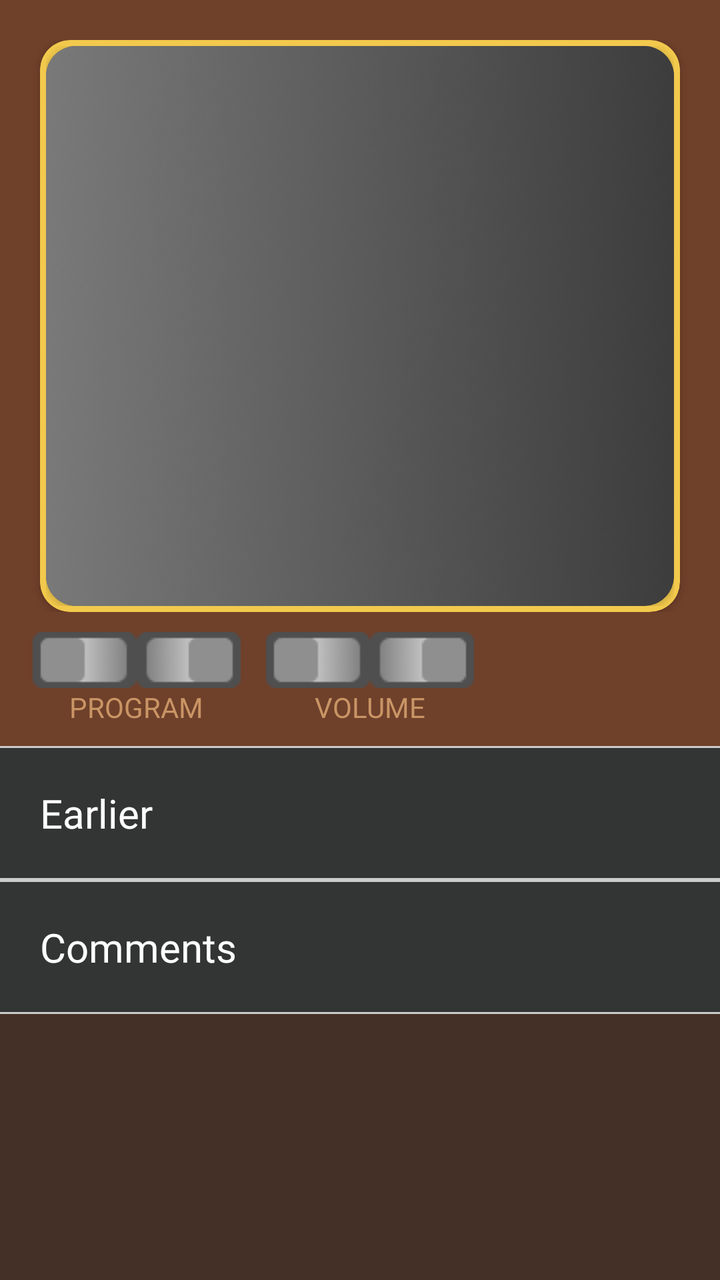
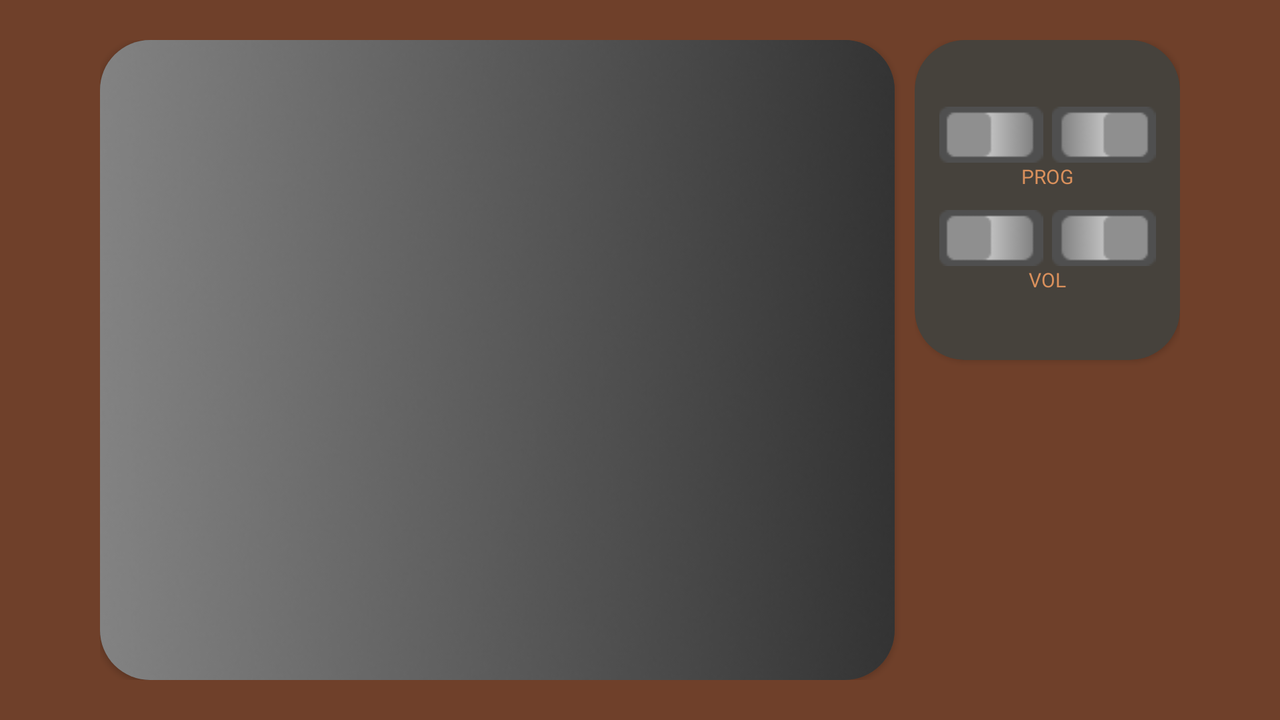

One screen, two layout resources from the same app: the default and the repository's alternative for another configuration. Each is rendered where Android would select it; the XML of both is given below.
<!-- AndroidManifest.xml: application theme Theme.AppCompat.NoActionBar -->
<!-- res/layout/fragment_mandelei_tv1950.xml -->
<FrameLayout xmlns:android="http://schemas.android.com/apk/res/android"
    xmlns:app="http://schemas.android.com/apk/res-auto"
    xmlns:tools="http://schemas.android.com/tools"
    android:layout_width="match_parent"
    android:layout_height="match_parent"
    android:background="#453028"
    tools:context="gab.cdi.teloe.MandeleiTV">
    <ScrollView
        android:layout_width="match_parent"
        android:layout_height="wrap_content">
        <android.support.constraint.ConstraintLayout
            android:layout_width="match_parent"
            android:layout_height="match_parent"
            android:background="#6F402A">
            <android.support.constraint.ConstraintLayout
                android:id="@+id/mandelei_tv_screen_container"
                android:layout_width="match_parent"
                android:layout_height="wrap_content"
                android:layout_marginBottom="10dp"
                android:layout_marginTop="20dp"
                android:layout_marginLeft="5dp"
                android:layout_marginRight="5dp"
                app:layout_constraintEnd_toEndOf="parent"
                app:layout_constraintStart_toStartOf="parent"
                app:layout_constraintTop_toTopOf="parent">

                <View
                    android:id="@+id/customToastRoom"
                    android:layout_width="match_parent"
                    android:layout_height="30dp"
                    android:layout_marginTop="128dp"
                    app:layout_constraintEnd_toEndOf="parent"
                    app:layout_constraintStart_toStartOf="parent"
                    app:layout_constraintTop_toTopOf="parent" />
                <android.support.v7.widget.CardView
                    android:layout_width="match_parent"
                    android:layout_height="match_parent"
                    android:layout_marginRight="15dp"
                    android:layout_marginLeft="15dp"
                    app:cardBackgroundColor="#F2C94C"
                    app:cardCornerRadius="15dp"
                    app:contentPadding="3dp"
                    app:layout_constraintEnd_toEndOf="parent"
                    app:layout_constraintStart_toStartOf="parent"
                    app:layout_constraintTop_toTopOf="parent">
                    <android.support.v7.widget.CardView
                        android:layout_gravity="center_horizontal"
                        android:layout_width="match_parent"
                        android:layout_height="wrap_content"
                        app:cardCornerRadius="15dp">
                        <ImageView
                            android:layout_gravity="center_horizontal"
                            android:layout_width="match_parent"
                            android:layout_height="match_parent"
                            android:scaleType="centerCrop"
                            android:src="@drawable/modern_screen_placeholder" />
                    </android.support.v7.widget.CardView>
                </android.support.v7.widget.CardView>
            </android.support.constraint.ConstraintLayout>
            <LinearLayout
                android:id="@+id/linearLayout5"
                android:layout_width="match_parent"
                android:layout_height="wrap_content"
                android:layout_marginTop="10dp"
                android:gravity="center_horizontal"
                android:orientation="horizontal"
                android:paddingLeft="10dp"
                android:paddingTop="0dp"
                app:layout_constraintEnd_toEndOf="parent"
                app:layout_constraintStart_toStartOf="parent"
                app:layout_constraintTop_toBottomOf="@+id/mandelei_tv_screen_container">
                <LinearLayout
                    android:layout_width="wrap_content"
                    android:layout_height="wrap_content"
                    android:layout_weight="1"
                    android:orientation="vertical">
                    <LinearLayout
                        android:layout_width="wrap_content"
                        android:layout_height="wrap_content"
                        android:layout_gravity="center_horizontal"
                        android:orientation="horizontal">
                        <ImageView
                            android:layout_width="wrap_content"
                            android:layout_height="wrap_content"
                            android:layout_weight="1"
                            android:src="@drawable/classic_1950_switch1" />
                        <ImageView
                            android:layout_width="wrap_content"
                            android:layout_height="wrap_content"
                            android:layout_weight="1"
                            android:src="@drawable/classic_1950_switch2" />
                    </LinearLayout>
                    <TextView
                        android:layout_width="wrap_content"
                        android:layout_height="wrap_content"
                        android:layout_gravity="center_horizontal"
                        android:fontFamily="@font/roboto_bold"
                        android:text="PROGRAM"
                        android:textColor="#C99565" />
                </LinearLayout>
                <LinearLayout
                    android:layout_width="wrap_content"
                    android:layout_height="wrap_content"
                    android:layout_weight="1"
                    android:orientation="vertical">
                    <LinearLayout
                        android:layout_width="wrap_content"
                        android:layout_height="wrap_content"
                        android:layout_gravity="center_horizontal"
                        android:orientation="horizontal">
                        <ImageView
                            android:layout_width="wrap_content"
                            android:layout_height="wrap_content"
                            android:layout_weight="1"
                            android:src="@drawable/classic_1950_switch1" />
                        <ImageView
                            android:layout_width="wrap_content"
                            android:layout_height="wrap_content"
                            android:layout_weight="1"
                            android:src="@drawable/classic_1950_switch2" />
                    </LinearLayout>
                    <TextView
                        android:layout_width="wrap_content"
                        android:layout_height="wrap_content"
                        android:layout_gravity="center_horizontal"
                        android:fontFamily="@font/roboto_bold"
                        android:text="VOLUME"
                        android:textColor="#C99565" />
                </LinearLayout>
                <LinearLayout
                    android:layout_width="wrap_content"
                    android:layout_height="wrap_content"
                    android:layout_weight="9"/>
            </LinearLayout>
            <LinearLayout
                android:id="@+id/mendeleiTV_options"
                android:layout_width="match_parent"
                android:layout_height="wrap_content"
                android:layout_marginTop="10dp"
                android:background="#333434"
                android:orientation="vertical"
                app:layout_constraintEnd_toEndOf="parent"
                app:layout_constraintStart_toStartOf="parent"
                app:layout_constraintTop_toBottomOf="@+id/linearLayout5">
                <TextView
                    android:layout_width="match_parent"
                    android:layout_height="wrap_content"
                    android:background="@drawable/border_top_bottom_333434_cbcbcb"
                    android:fontFamily="@font/roboto_light"
                    android:paddingBottom="20dp"
                    android:paddingLeft="20dp"
                    android:paddingRight="20dp"
                    android:paddingTop="20dp"
                    android:text="Earlier"
                    android:textColor="#FFFFFF"
                    android:textSize="20sp" />
                <TextView
                    android:layout_width="match_parent"
                    android:layout_height="wrap_content"
                    android:background="@drawable/border_top_bottom_333434_cbcbcb"
                    android:fontFamily="@font/roboto_light"
                    android:paddingBottom="20dp"
                    android:paddingLeft="20dp"
                    android:paddingRight="20dp"
                    android:paddingTop="20dp"
                    android:text="Comments"
                    android:textColor="#FFFFFF"
                    android:textSize="20sp" />

            </LinearLayout>
        </android.support.constraint.ConstraintLayout>
    </ScrollView>
</FrameLayout>
<!-- resources referenced by this layout -->
<resources>
  <!-- drawable border_top_bottom_333434_cbcbcb (drawable) -->
  <?xml version="1.0" encoding="utf-8"?>
  <layer-list xmlns:android="http://schemas.android.com/apk/res/android">
      <item>
          <shape android:shape="rectangle">
              <solid android:color="#CBCBCB"/>
              <corners android:radius="0dp" />
          </shape>
      </item>
  
      <item
          android:left="0.0dp"
          android:right="0.0dp"
          android:top="1.0dp"
          android:bottom="1.0dp">
          <shape android:shape="rectangle">
              <solid android:color="#333434"/>
              <corners android:radius="0dp" />
          </shape>
      </item>
  </layer-list>
  <!-- drawable classic_1950_switch1: png bitmap (drawable, 674 bytes) -->
  <!-- drawable classic_1950_switch2: png bitmap (drawable, 678 bytes) -->
  <!-- drawable modern_screen_placeholder: png bitmap (drawable, 36126 bytes) -->
</resources>
<!-- res/layout-land/fragment_mandelei_tv1950.xml (the repository's variant of the layout above) -->
<!-- drawn on the phone turned sideways -->
<?xml version="1.0" encoding="utf-8"?>
<android.support.constraint.ConstraintLayout
    xmlns:android="http://schemas.android.com/apk/res/android"
    xmlns:app="http://schemas.android.com/apk/res-auto"
    android:layout_width="match_parent"
    android:layout_height="match_parent">
    <LinearLayout
        android:weightSum="1"
        android:orientation="horizontal"
        android:layout_width="match_parent"
        android:layout_height="wrap_content"
        app:layout_constraintEnd_toEndOf="parent"
        app:layout_constraintStart_toStartOf="parent"
        app:layout_constraintTop_toTopOf="parent"
        android:paddingLeft="50dp"
        android:paddingRight="50dp"
        android:paddingTop="20dp"
        android:paddingBottom="20dp"
        android:background="#6F402A">
            <android.support.v7.widget.CardView
                android:layout_weight="0.75"
                android:layout_height="match_parent"
                android:layout_width="0dp"
                app:cardCornerRadius="25dp"
                android:layout_marginRight="10dp"
                >
                <View
                    android:layout_width="match_parent"
                    android:layout_height="match_parent"
                    android:background="@drawable/modern_screen_placeholder"/>
            </android.support.v7.widget.CardView>
        <LinearLayout
            android:layout_width="0dp"
            android:layout_weight="0.25"
            android:layout_height="match_parent"
            android:orientation="vertical"
            android:weightSum="1">
            <android.support.v7.widget.CardView
                android:layout_width="match_parent"
                android:layout_weight="0.5"
                app:cardCornerRadius="25dp"
                android:layout_height="0dp"
                app:contentPaddingLeft="10dp"
                app:contentPaddingRight="10dp"
                app:cardBackgroundColor="#46423C">
                <LinearLayout
                    android:layout_gravity="center_vertical"
                    android:layout_width="match_parent"
                    android:layout_height="wrap_content"
                    android:orientation="vertical"
                    >
                    <LinearLayout
                        android:layout_width="match_parent"
                        android:layout_height="wrap_content"
                        android:orientation="vertical"
                        android:layout_marginBottom="10dp">
                        <LinearLayout
                            android:layout_width="match_parent"
                            android:layout_height="wrap_content"
                            android:orientation="horizontal">
                            <ImageView
                                android:layout_weight="1"
                                android:layout_width="0dp"
                                android:layout_height="wrap_content"
                                android:src="@drawable/classic_1950_switch1"/>
                            <ImageView
                                android:layout_weight="1"
                                android:layout_width="0dp"
                                android:layout_height="wrap_content"
                                android:src="@drawable/classic_1950_switch2"/>
                        </LinearLayout>
                        <TextView
                            android:layout_gravity="center_horizontal"
                            android:layout_width="wrap_content"
                            android:layout_height="wrap_content"
                            android:text="Prog"
                            android:textSize="10sp"
                            android:textColor="#D9905C"
                            android:fontFamily="@font/roboto_bold"
                            android:textAllCaps="true"/>
                    </LinearLayout>
                    <LinearLayout
                        android:layout_width="match_parent"
                        android:layout_height="wrap_content"
                        android:orientation="vertical">
                        <LinearLayout
                            android:layout_width="match_parent"
                            android:layout_height="wrap_content"
                            android:orientation="horizontal"
                            >
                            <ImageView
                                android:layout_weight="1"
                                android:layout_width="0dp"
                                android:layout_height="wrap_content"
                                android:src="@drawable/classic_1950_switch1"/>
                            <ImageView
                                android:layout_weight="1"
                                android:layout_width="0dp"
                                android:layout_height="wrap_content"
                                android:src="@drawable/classic_1950_switch2"/>
                        </LinearLayout>
                        <TextView
                            android:layout_gravity="center_horizontal"
                            android:layout_width="wrap_content"
                            android:layout_height="wrap_content"
                            android:text="vol"
                            android:textSize="10sp"
                            android:textColor="#D9905C"
                            android:fontFamily="@font/roboto_bold"
                            android:textAllCaps="true"/>
                    </LinearLayout>

                </LinearLayout>
            </android.support.v7.widget.CardView>
        </LinearLayout>


    </LinearLayout>
</android.support.constraint.ConstraintLayout>
<!-- resources referenced by the variant -->
<!-- as the phone turned sideways resolves them -->
<resources>
  <!-- drawable classic_1950_switch1: png bitmap (drawable, 674 bytes) -->
  <!-- drawable classic_1950_switch2: png bitmap (drawable, 678 bytes) -->
  <!-- drawable modern_screen_placeholder: png bitmap (drawable, 36126 bytes) -->
</resources>
